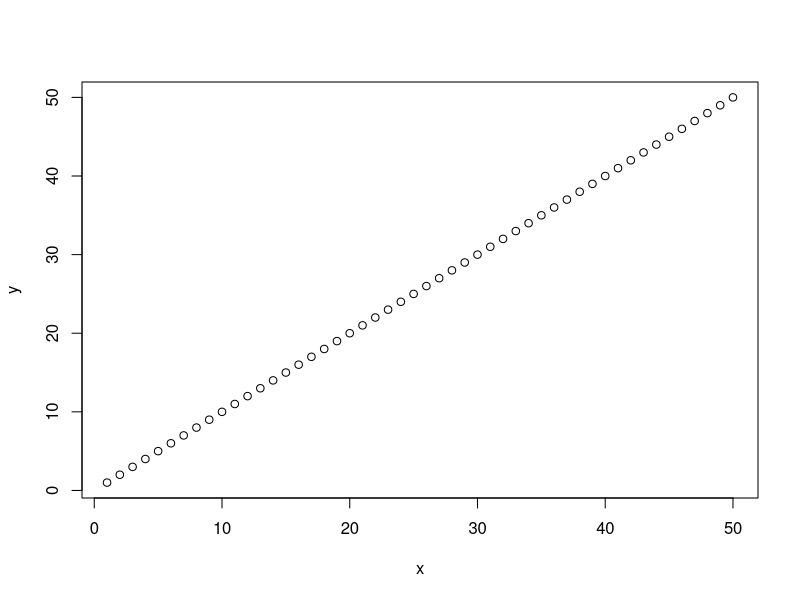

Reproduce this figure in R.
# ---
# jupyter:
#   jupytext:
#     text_representation:
#       extension: .R
#       format_name: light
#       format_version: '1.5'
#       jupytext_version: 1.16.4
#   kernelspec:
#     display_name: R
#     language: R
#     name: ir
# ---

x=c(1:50)
y=c(1:50)
plot(x,y)


